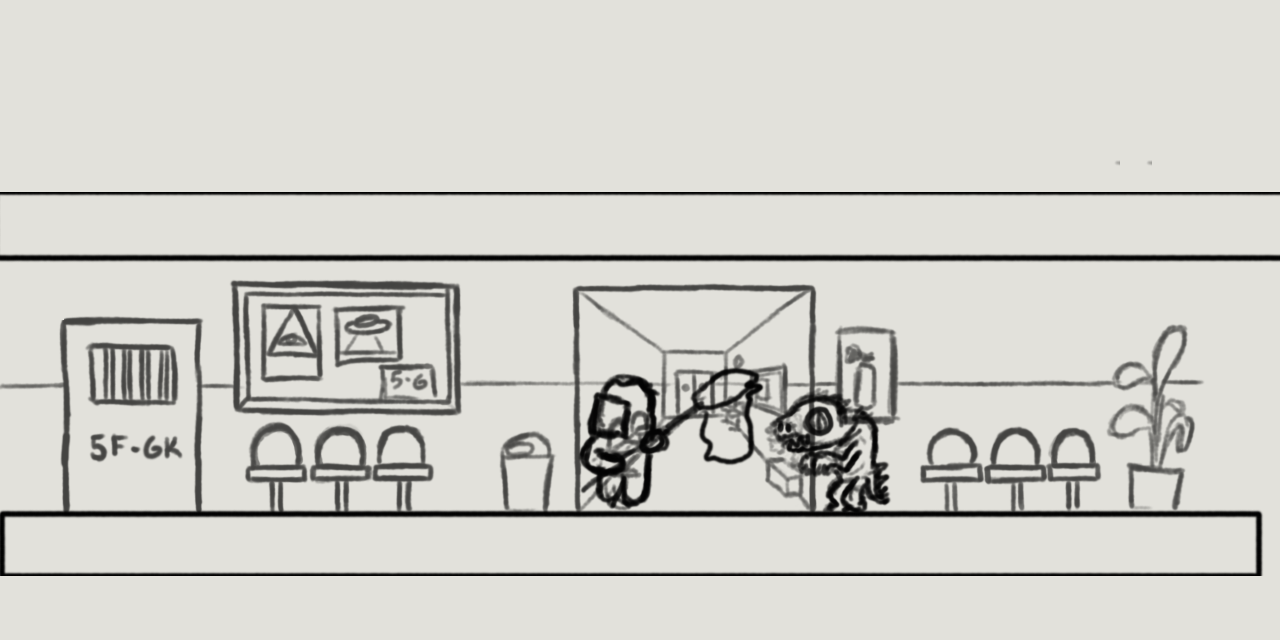

A 2D game scene composited from a Tiled map and its tileset images. What follows is a short description and the map's XML, with each tile layer's data collapsed to a summary:
An orthogonal 40x20 tile map with 32x32 px tiles, 3 tile layers (backgroundFar, backgroundScenery, ground), 1 hidden layer not drawn, 2 tilesets and 3 objects (characterSpawn, 0, 1).

<map version="1.10" tiledversion="1.11.1" orientation="orthogonal" renderorder="right-down" width="40" height="20" tilewidth="32" tileheight="32" infinite="0" nextlayerid="6" nextobjectid="10">
 <editorsettings>
  <export target="mapatiled_test_techo_bajo.json" format="json" />
 </editorsettings>
 <tileset firstgid="1" name="mapateste" tilewidth="32" tileheight="32" tilecount="800" columns="40">
  <image source="../mapateste.png" width="1280" height="640" />
 </tileset>
 <tileset firstgid="801" name="Graphic Design Test" tilewidth="32" tileheight="32" tilecount="600" columns="50">
  <image source="../../../design/background_ideas/Graphic Design Test.png" width="1600" height="384" />
 </tileset>
 <layer id="3" name="backgroundFar" width="40" height="20">
  <data>[800 cells, 800 non-empty, 258 distinct tile ids]</data>
 </layer>
 <layer id="4" name="backgroundScenery" width="40" height="20">
  <data>[800 cells, 800 non-empty, 488 distinct tile ids]</data>
 </layer>
 <layer id="1" name="ground" width="40" height="20">
  <data>[800 cells, 80 non-empty, 80 distinct tile ids]</data>
 </layer>
 <layer id="5" name="teste" width="40" height="20" visible="0">
  <data>[800 cells, 800 non-empty, 415 distinct tile ids]</data>
 </layer>
 <objectgroup id="2" name="objects">
  <object id="1" name="characterSpawn" x="160" y="253">
   <properties>
    <property name="point1" type="object" value="4" />
    <property name="point2" type="object" value="7" />
   </properties>
   <point />
  </object>
  <object id="4" name="0" x="450" y="248">
   <properties>
    <property name="Order" type="int" value="0" />
   </properties>
   <point />
  </object>
  <object id="7" name="1" x="66" y="246">
   <properties>
    <property name="Order" type="int" value="1" />
   </properties>
   <point />
  </object>
 </objectgroup>
</map>